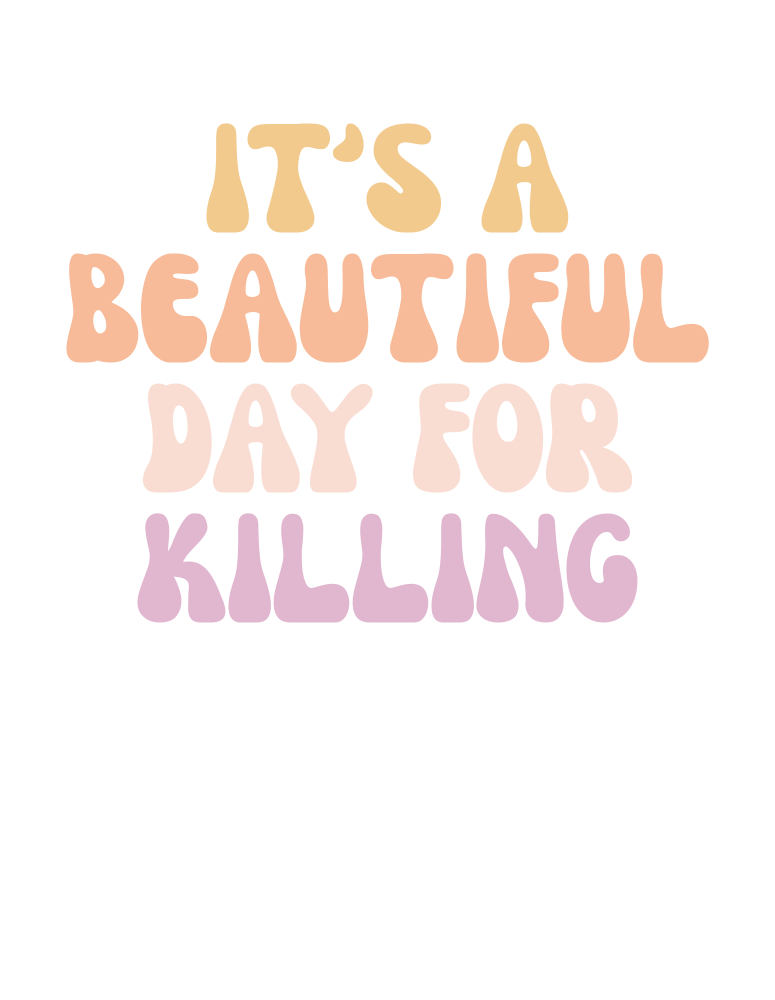
#> input picture designs/3.png, 1550 x 2000 px (shown at 1/2 size)
$ python maskTest.py
#> lines starting #> are read from the running program, lines starting #| are printed output that depends on the picture; pictures that were not available may be replaced by others from this repository, and a replacement may not be noted
### blendFunctions.py
from PIL import Image
import numpy
from blend_modes import difference
from blend_modes import multiply
from blend_modes import normal

# [26 lines left out: function Multiply, not called in this run]
    # Display blended image

def Normal(background_img_raw,foreground_img_raw):
    '''
    Function to apply a normal blend mode to background and foreground image
    :param background_img_raw: Any PIL Image in RGBA format, same size as foreground
    :param foreground_img_raw: Any PIL Image in RGBA format, same size as background
    :return: blended_img_raw PIL image in RGBA format
    '''
    # Import background image
    background_img = numpy.array(background_img_raw)  # Inputs to blend_modes need to be numpy arrays.
    background_img_float = background_img.astype(float)  # Inputs to blend_modes need to be floats.

    # Import foreground image
    foreground_img = numpy.array(foreground_img_raw)  # Inputs to blend_modes need to be numpy arrays.
    foreground_img_float = foreground_img.astype(float)  # Inputs to blend_modes need to be floats.

    # Blend images
    opacity = 0.8  # The opacity of the foreground that is blended onto the background is 70 %.
    blended_img_float = normal(background_img_float, foreground_img_float, opacity)

    # Convert blended image back into PIL image
    blended_img = numpy.uint8(blended_img_float)  # Image needs to be converted back to uint8 type for PIL handling.
    blended_img_raw = Image.fromarray(blended_img)  # Note that alpha channels are displayed in black by PIL by default.
                                                    # This behavior is difficult to change (although possible).
                                                    # If you have alpha channels in your images, then you should give
                                                    # OpenCV a try.
    return blended_img_raw
    # Display blended image

# [26 lines left out: function Difference, not called in this run]
    # Display blended image

### maskTest.py
"""

Title: app.py

Author: Mphatso Simbao

Description: Main Script to combine designs and generate a bunch of shirt mockups

"""
#Import modules
import os
import random
from PIL import Image, ImageChops
from blendFunctions import Multiply,Difference,Normal

productType = "sweatshirts"

designsDirectory = 'designs'

colorsDirectory = 'templates/'+productType+'Colors'
colorFiles = os.listdir(colorsDirectory)
colorFileName = '1.jpg'

design = Image.open("designs/3.png")
#> design is the input picture: PIL image 1550x2000 RGBA; mean R, G, B, A 40.4, 33, 30.1, 41.9
design = design.rotate(-12)
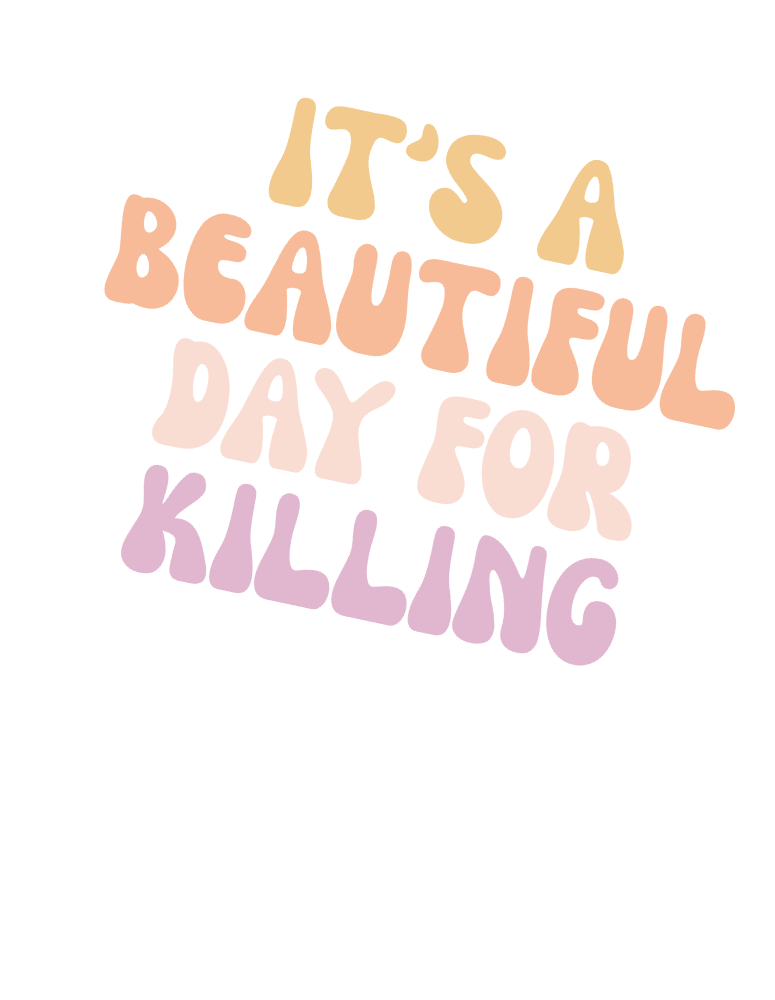
#> design: PIL image 1550x2000 RGBA (shown at 1/2 size); mean R, G, B, A 40.4, 33, 30.1, 41.9; transparent parts drawn white

color = Image.open(colorsDirectory + '/' + colorFileName)
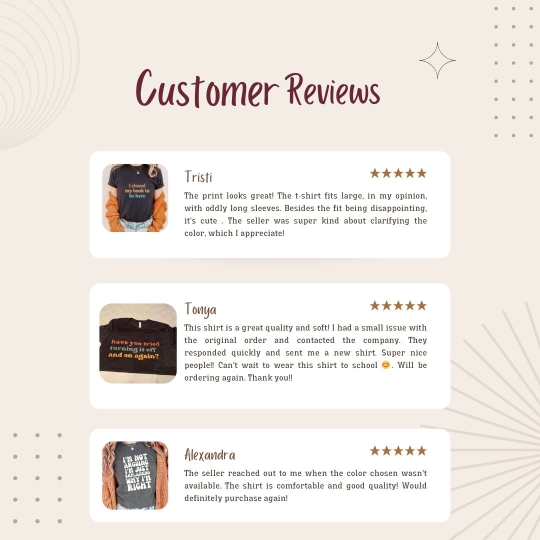
#> input picture charts/other/1.jpg, 1080 x 1080 px, given as the content of the folder templates/sweatshirtsColors, which was not available (shown at 1/2 size)
#> color is the input picture: PIL image 1080x1080 RGB; mean R, G, B 237.4, 231.4, 225.9
color = color.convert('RGBA')
#> color: PIL image 1080x1080 RGBA
colorMask = Image.new('RGBA', color.size, (0, 0, 0, 0))
#> colorMask: PIL image 1080x1080 RGBA; every value is 0


colorMask.paste(design,(int((color.size[0] / 2) - (design.size[0] / 2))-75,int((colorMask.size[1] / 2) - (design.size[1] / 2))+700),design.convert('RGBA'))
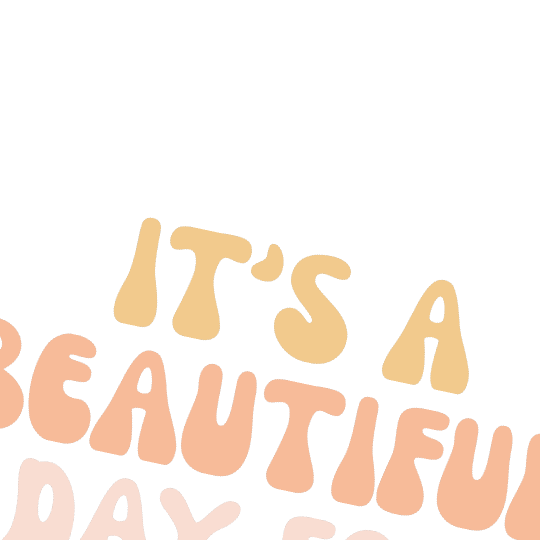
#> colorMask: PIL image 1080x1080 RGBA (shown at 1/2 size); mean R, G, B, A 56.3, 44.9, 36.1, 58; transparent parts drawn white

#Steps to Create New Folded Sweater Mask
protoMask = Image.new('RGBA', color.size, (0, 0, 0, 0))
imageMask = Image.open('templates/sweatshirtsColors/masks/1.png').convert('L').resize(color.size)
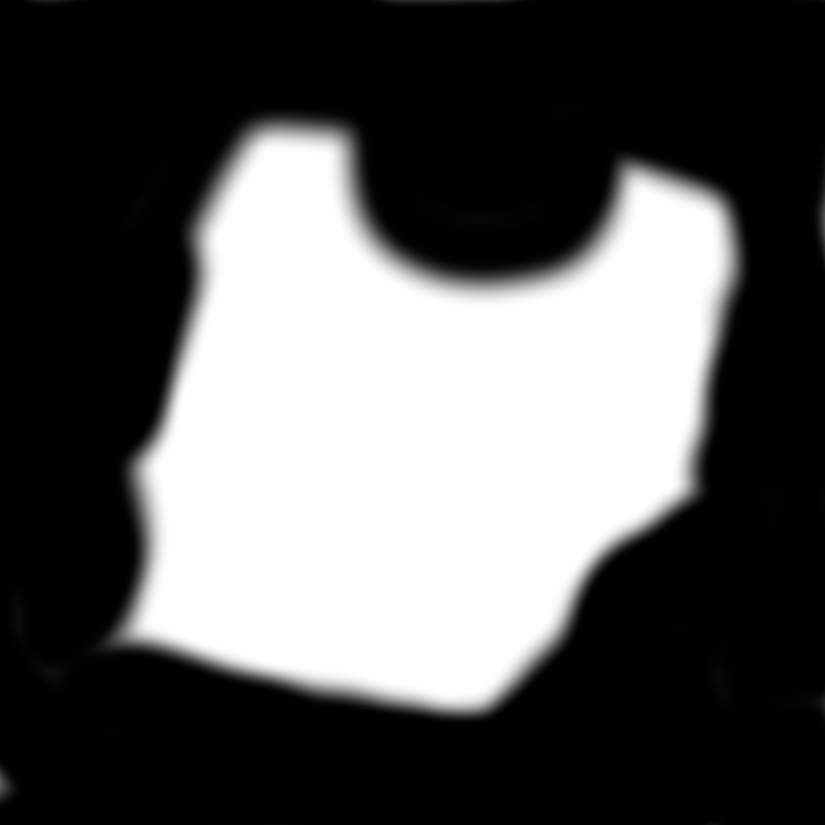
#> input picture templates/masks/1.png, 3300 x 3300 px, given as the content of the folder templates/sweatshirtsColors, which was not available (shown at 1/4 size)
finalMask = Image.composite(colorMask,protoMask,imageMask)
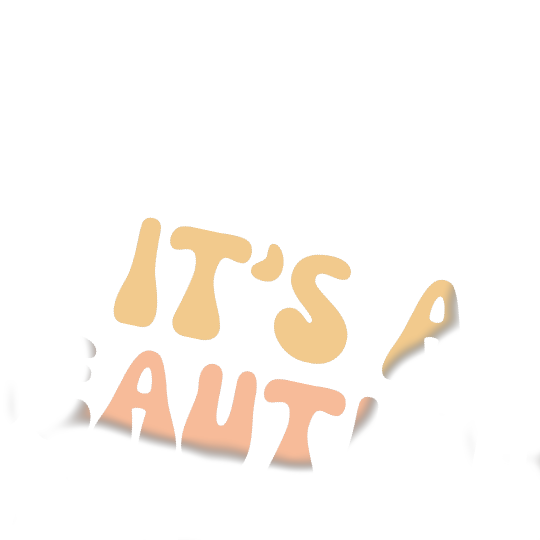
#> finalMask: PIL image 1080x1080 RGBA (shown at 1/2 size); mean R, G, B, A 23.3, 18.7, 13.9, 24.2; transparent parts drawn white
#Use Final Mask instead of Color Mask

finalImage = Normal(color, finalMask).convert('RGB')
#> (the run stopped early here; a loop or call above may not have finished)
